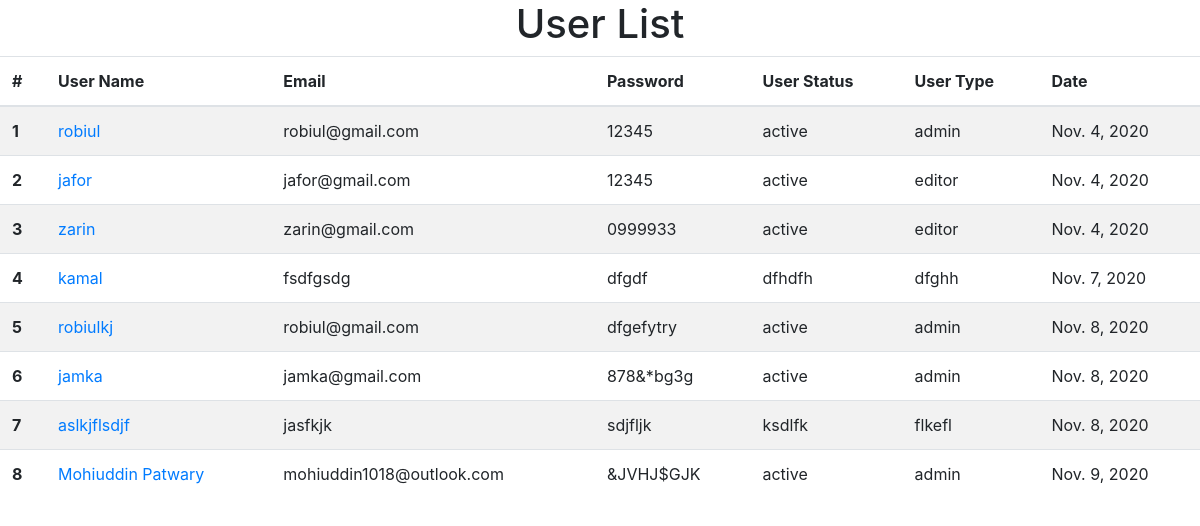
The app's page /userlist with its own data.
### admin_app/models.py (models this page shows, shortened)
class User(models.Model):
    username= models.CharField(max_length=250)
    email= models.CharField(max_length=250,blank=True,null=True)
    password=models.CharField(max_length=50)
    userstatus=models.CharField(max_length=10)
    User_type= models.CharField(max_length=250,blank=True,null=True)
    action_date=models.DateField(auto_now_add=True)

### admin_app/views.py (the view)
# urls.py: path('userlist', show_user),
def show_user(request):
    user=User.objects.all()
    context={'user':user}
    return render (request,'admin_temp/user.html',context)

### templates/admin_temp/user.html (shortened to what this page needs)
<!DOCTYPE html>
<html lang="en">
<head>
    <link rel="stylesheet" href="https://maxcdn.bootstrapcdn.com/bootstrap/4.0.0/css/bootstrap.min.css">
</head>
<body>
   <center> <h1>User List</h1> </center>
   <table class="table table-striped">
    <thead>
      <tr>
        <th scope="col">#</th>
        <th scope="col">User Name</th>
        <th scope="col">Email</th>
        <th scope="col">Password</th>
        <th scope="col">User Status</th>
        <th scope="col">User Type</th>
        <th scope="col">Date</th>
      </tr>
    </thead>
    <tbody>
        {% for i in user %}
      <tr>
        <th scope="row">{{forloop.counter}}</th>
        <td><a href="{% url 'profile' i.id %}">{{i.username}}</a></td>
        <td>{{i.email}}</td>
        <td>{{i.password}}</td>
        <td>{{i.userstatus}}</td>
        <td>{{i.User_type}}</td>
        <td>{{i.action_date}}</td>
      </tr>
       {% endfor %}
    </tbody>
  </table>
</body>
</html>

### records on screen
User: username "robiul", email "robiul@gmail.com", password "12345", userstatus "active", User_type "admin", action_date "Nov. 4, 2020"
User: username "jafor", email "jafor@gmail.com", password "12345", userstatus "active", User_type "editor", action_date "Nov. 4, 2020"
User: username "zarin", email "zarin@gmail.com", password "0999933", userstatus "active", User_type "editor", action_date "Nov. 4, 2020"
User: username "kamal", email "fsdfgsdg", password "dfgdf", userstatus "dfhdfh", User_type "dfghh", action_date "Nov. 7, 2020"
User: username "robiulkj", email "robiul@gmail.com", password "dfgefytry", userstatus "active", User_type "admin", action_date "Nov. 8, 2020"
User: username "jamka", email "jamka@gmail.com", password "878&*bg3g", userstatus "active", User_type "admin", action_date "Nov. 8, 2020"
User: username "aslkjflsdjf", email "jasfkjk", password "sdjfljk", userstatus "ksdlfk", User_type "flkefl", action_date "Nov. 8, 2020"
User: username "Mohiuddin Patwary", email "mohiuddin1018@outlook.com", password "&JVHJ$GJK", userstatus "active", User_type "admin", action_date "Nov. 9, 2020"
